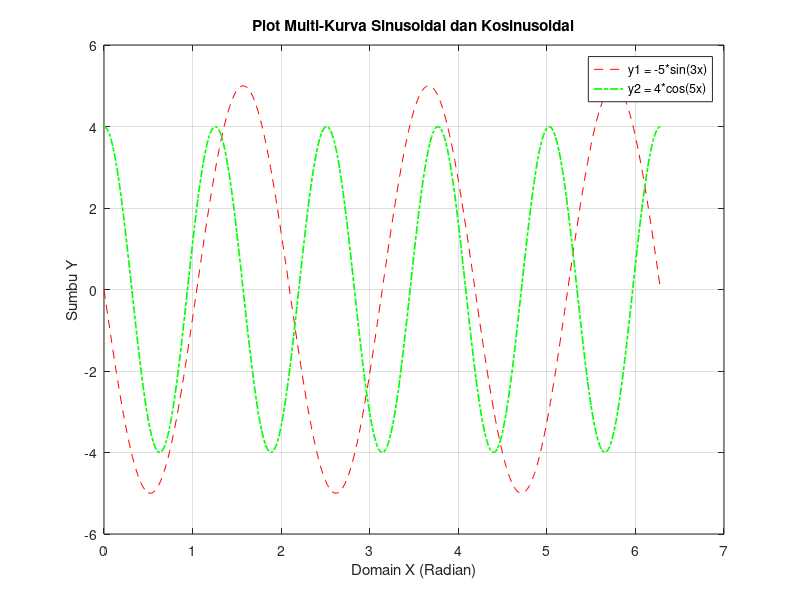

Reproduce this figure in MATLAB.
x = 0:0.02:2*pi;
y1 = -5 * sin(3*x);
y2 = 4 * cos(5*x);

figure;
plot(x, y1, 'r--', x, y2, 'g-.', 'LineWidth', 1.2);
xlabel('Domain X (Radian)');
ylabel('Sumbu Y');
title('Plot Multi-Kurva Sinusoidal dan Kosinusoidal');
legend('y1 = -5*sin(3x)', 'y2 = 4*cos(5x)');
grid on;
